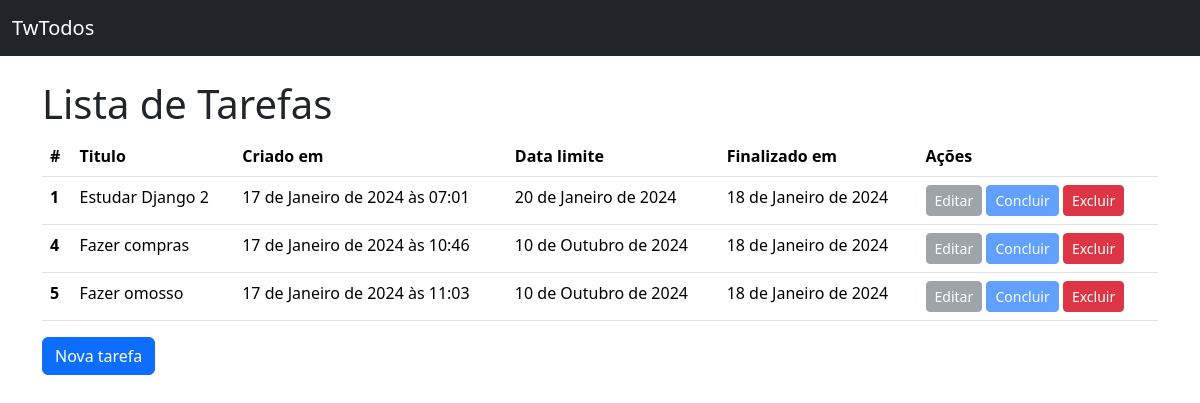
The page / on the database its author committed.
### todos/models.py (models this page shows, shortened)
class Todo(models.Model):
    title = models.CharField(
        verbose_name="Título", max_length=100, null=False, blank=False
    )
    created_at = models.DateTimeField(
        verbose_name="Criado em", auto_now_add=True, null=False, blank=False
    )
    deadline = models.DateField(verbose_name="Data limite", null=False, blank=False)
    finished_at = models.DateField(verbose_name="Finalizado em", null=True)
    class Meta:
        ordering = ["deadline"]

### todos/views.py (the view)
class TodoListView(ListView):
    model = Todo

### todos/templates/todos/todo_list.html (shortened to what this page needs)
{% extends "base.html" %}
{% block content %}
    <h1>Lista de Tarefas</h1>
    {% if todo_list %}
        <table class="table">
            <thead>
                <tr>
                    <th scope="col">#</th>
                    <th scope="col">Titulo</th>
                    <th scope="col">Criado em</th>
                    <th scope="col">Data limite</th>
                    <th scope="col">Finalizado em</th>
                    <th scope="col">Ações</th>
                </tr>
            </thead>
            <tbody>
                {% for todo in todo_list %}
                    <tr>
                        <th scope="row">{{ todo.pk }}</th>
                        <td>{{ todo.title }}</td>
                        <td>{{ todo.created_at }}</td>
                        <td>{{ todo.deadline }}</td>
                        <td>{{ todo.finished_at|default:"-" }}</td>
                        <td>
                            <a href="{% url 'todo_update' pk=todo.pk %}"
                               class="btn btn-secondary btn-sm {% if todo.finished_at %}disabled{% endif %}">Editar</a>
                            <a href="{% url 'todo_complete' pk=todo.pk %}"
                               class="btn btn-primary btn-sm {% if todo.finished_at %}disabled{% endif %}">Concluir</a>
                            <a href="{% url 'todo_delete' pk=todo.pk %}"
                               class="btn btn-danger btn-sm">Excluir</a>
                        </td>
                    </tr>
                {% endfor %}
            </tbody>
        </table>
    {% else %}
        <p>Não há tarefas cadastradas</p>
    {% endif %}
    <a href="{% url 'todo_create' %}" class="btn btn-primary">Nova tarefa</a>
{% endblock content %}

### todos/templates/base.html (shortened to what this page needs)
<!DOCTYPE html>
<html lang="pt-br">
    <head>
        <link href="https://cdn.jsdelivr.net/npm/bootstrap@5.3.2/dist/css/bootstrap.min.css"
              rel="stylesheet"
>
    </head>
    <body>
        <nav class="navbar bg-dark mb-4" data-bs-theme="dark">
            <div class="container-fluid">
                <a class="navbar-brand" href="{% url 'todo_list' %}">TwTodos</a>
            </div>
        </nav>
        <main class="container">
            {% block content %}
            {% endblock content %}
        </main>
    </body>
</html>

### rows shown on the page
Todo: pk "1", title "Estudar Django 2", created_at "17 de Janeiro de 2024 às 07:01", deadline "20 de Janeiro de 2024", finished_at "18 de Janeiro de 2024"
Todo: pk "4", title "Fazer compras", created_at "17 de Janeiro de 2024 às 10:46", deadline "10 de Outubro de 2024", finished_at "18 de Janeiro de 2024"
Todo: pk "5", title "Fazer omosso", created_at "17 de Janeiro de 2024 às 11:03", deadline "10 de Outubro de 2024", finished_at "18 de Janeiro de 2024"
